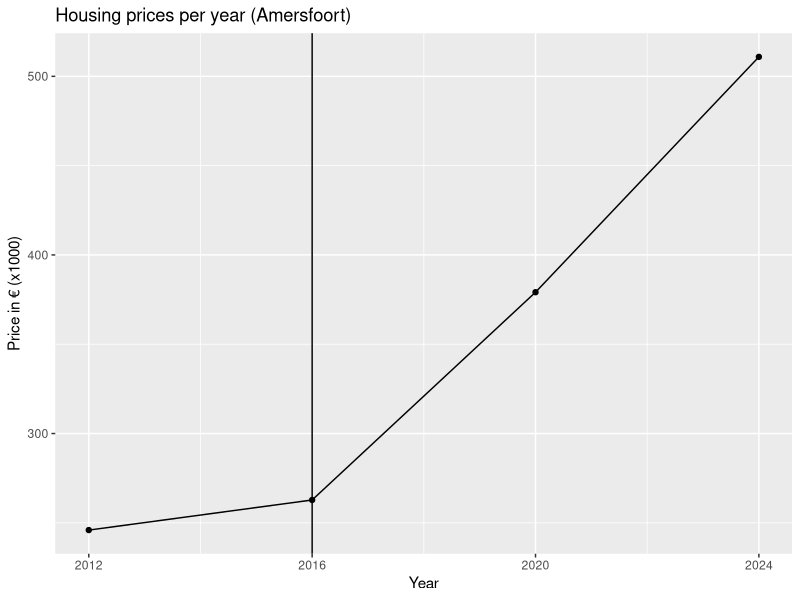
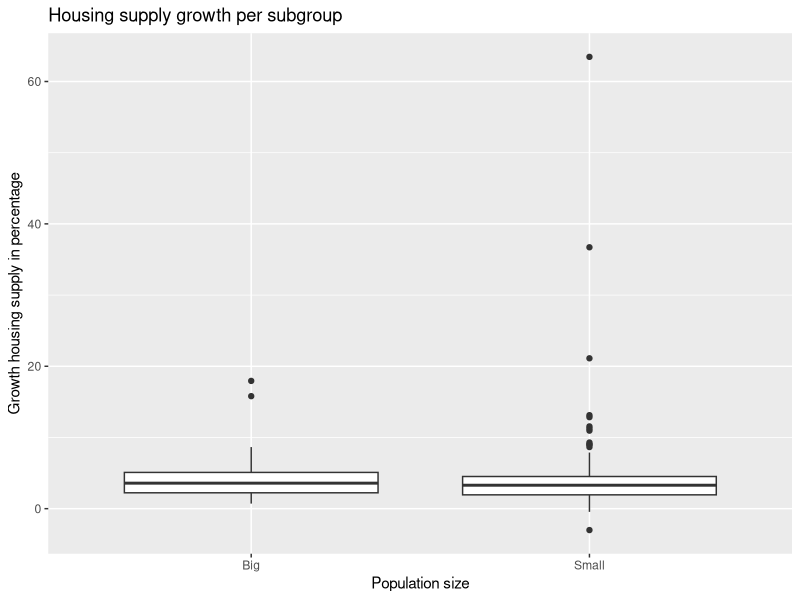

Write R code to recreate these figures, in order.
library(tidyverse)

# Read initial data sets
Aantal_woningen <- read_csv("data/Naamloze spreadsheet - Voorraad_woningen_en_niet_woningen__mutaties__gebruiksfunctie__regio_04062025_144455.csv")
rm(Naamloze_spreadsheet_Voorraad_woningen_en_niet_woningen_mutaties_gebruiksfunctie_regio_04062025_144455)

Verkoopprijzen <- read_csv("data/Bestaande_koopwoningen__gemiddelde_verkoopprijzen__regio_04062025_144458 - Bestaande_koopwoningen__gemiddelde_verkoopprijzen__regio_04062025_144458.csv")
rm(Naamloze_spreadsheet_Bevolkingsontwikkeling_regio_per_maand_04062025_144448)

Bevolkingsgroei <- read_csv("data/Naamloze spreadsheet - Bevolkingsontwikkeling__regio_per_maand_04062025_144448.csv")
rm(Naamloze_spreadsheet_Bevolkingsontwikkeling_regio_per_maand_04062025_144448)

#install package tidyverse

require(tidyverse)

#Bevolking data wide naar long

bevolking_long <- Bevolkingsgroei %>%
  pivot_longer(
    cols = c("2012", "2016", "2020", "2024"),
    names_to = "jaar",
    values_to = "waarde"
  )

# Koopwoningen wide naar long
koopwoningen <- read_csv("data/Bestaande_koopwoningen__gemiddelde_verkoopprijzen__regio_04062025_144458 - Bestaande_koopwoningen__gemiddelde_verkoopprijzen__regio_04062025_144458.csv")

Verkoopprijzen_long <- Verkoopprijzen %>%
  pivot_longer(
    cols = c("2012", "2016", "2020", "2024"),
    names_to = "jaar",
    values_to = "waarde")

#Rename colums from "jaar" to "perioden"
Aantal_woningen <- Aantal_woningen %>%
  rename(jaar = Perioden)

Aantal_woningen$jaar <- as.character(Aantal_woningen$jaar)

#Samenvoegen datasets "verkoopprijzen_long" en "bevolking_long" tot 1 dataset: "dataframe"
dataframe <- full_join(Verkoopprijzen_long, bevolking_long, by=c("jaar", "Regio's"))

#Samenvoegen datasets "dataframe" en "Aantal_woningen" tot 1 dataset: "df"
df <- full_join(dataframe, Aantal_woningen, by=c("jaar","Regio's"))

#Creating Maindata by removing unnecessary colums from df
Maindata <- remove_missing(df, na.rm = FALSE,
                      vars = c("waarde.x", "waarde.y","Beginstand voorraad", "Nieuwbouw", "Eindstand Voorraad"), 
                      finite = FALSE)
Maindata$Verkoopprijs <- Maindata$waarde.x
Maindata$BevolkGrootte <- Maindata$waarde.y
Maindata$waarde.x <- NULL
Maindata$waarde.y <- NULL
Maindata$Onderwerp.x <- NULL
Maindata$Onderwerp.y <- NULL

#filter per region
plotdataAmersfoort = Maindata %>% filter(`Regio's` == "Amersfoort")

#tijdsvisualisatie
plotdataAmersfoort$jaar <- as.numeric(plotdataAmersfoort$jaar)

ggplot(plotdataAmersfoort, aes(x = jaar, y = Verkoopprijs)) +
  geom_point() +
  xlab("Year") +
  ylab("Price in € (x1000)") +
  ggtitle("Housing prices per year (Amersfoort)") +
  geom_line() +
  geom_vline(xintercept = 2016) +
  scale_y_continuous(
  breaks = seq(300000, 500000, 100000),    
  labels = function(x) x / 1000) +
  scale_x_continuous(breaks = c(2012, 2016, 2020, 2024))


#adding variables to Maindata 
Maindata <- Maindata %>%
  group_by(`Regio's`) %>%
  mutate(GrowthPercentageBevolking = (BevolkGrootte / lag(BevolkGrootte)-1)*100)

Maindata <- Maindata %>%
  group_by(`Regio's`) %>%
  mutate(GrowthPercentageVoorraad = (`Eindstand voorraad` / lag(`Eindstand voorraad`)-1)*100)

#subgroep analyse
data2020 <- subset(Maindata, jaar == 2020)

BevolkMean2020 <- mean(data2020$BevolkGrootte, na.rm = TRUE)

data2020$GrootteBevolking <- 0
data2020$GrootteBevolking <- data2020$GrootteBevolking %>% 
  replace(data2020$BevolkGrootte < BevolkMean2020, "Small")
data2020$GrootteBevolking <- data2020$GrootteBevolking %>% 
  replace(data2020$BevolkGrootte >= BevolkMean2020, "Big")

ggplot(data = data2020, 
       aes(x = GrootteBevolking, y = GrowthPercentageVoorraad)) +
  geom_boxplot() +
  xlab("Population size") +
  ylab("Growth housing supply in percentage") +
  ggtitle("Housing supply growth per subgroup")

#Creating Heatmap 



